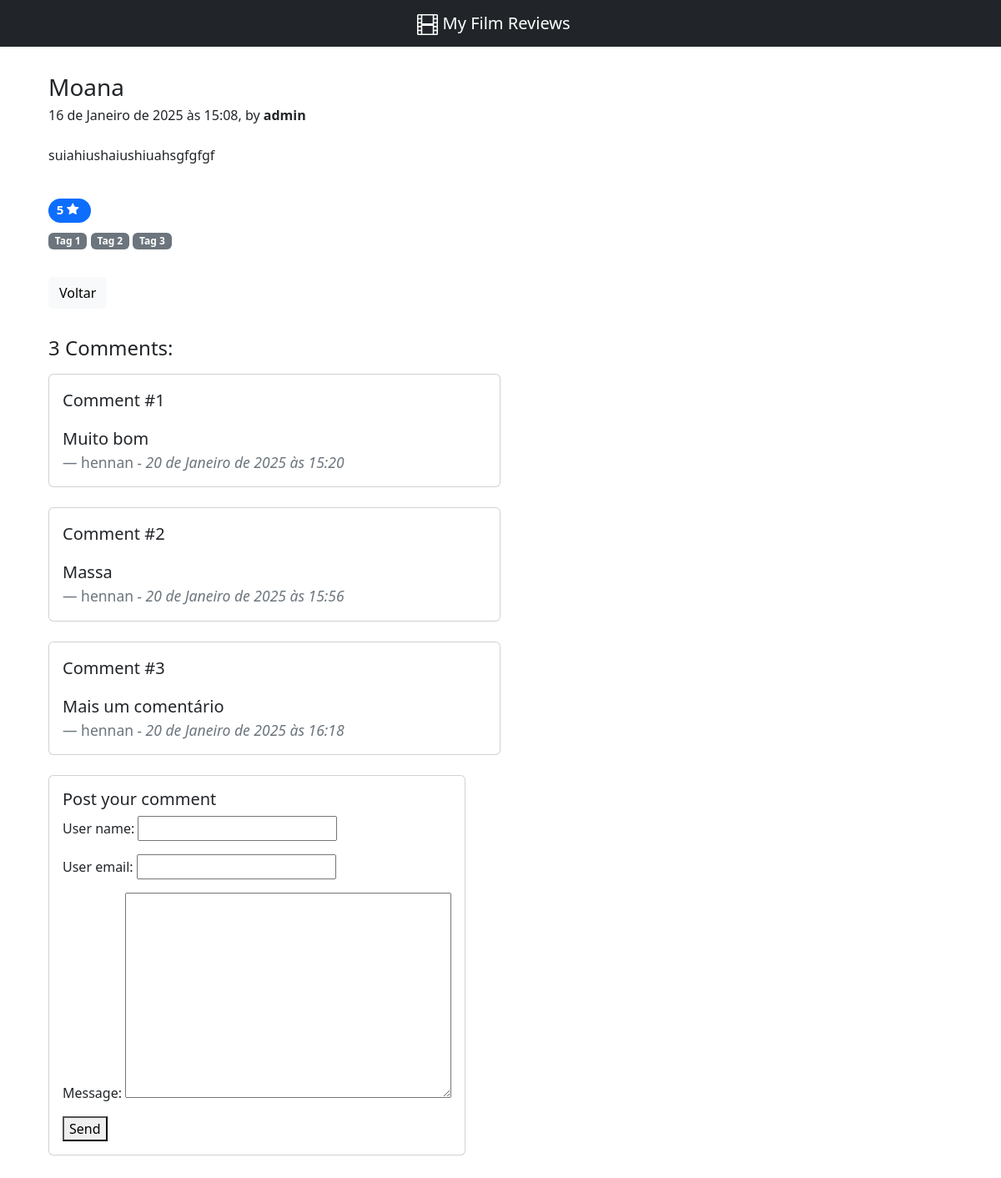
The app's page /review/2025/1/16/titulo-padrao with its own data.
### review/models.py (models this page shows, shortened)
class Review(models.Model):
    class Status(models.IntegerChoices):
        DRAFT = (5, 'Draft')
        PUBLISHED = (10, 'Published')
    class Rating(models.IntegerChoices):
        BAD = (1, '1 - Bad')
        POOR = (2, '2 - Poor')
        FAIR = (3, '3 - Fair')
        GOOD = (4, '4 - Good')
        EXCELENT = (5, '5 - Excellent')
        EXCEPTIONAL = (6, '6 - Exceptional')
    title = models.CharField(max_length=200)
    slugify = models.SlugField(max_length=200, unique_for_date='published_at')
    status = models.IntegerField(choices=Status.choices, default=Status.DRAFT)
    body = models.TextField()
    author = models.ForeignKey(User, on_delete=models.CASCADE)
    rating = models.IntegerField(choices=Rating.choices, default=Rating.FAIR)
    published_at = models.DateTimeField(default=timezone.now)
    created_at = models.DateTimeField(auto_now_add=True)
    updated_at = models.DateTimeField(auto_now=True)
    objects = models.Manager()
    published = PublishedManager()
    comments: models.Manager["Comment"]

class Comment(models.Model):
    review = models.ForeignKey(Review, on_delete=models.CASCADE, related_name='comments')
    user_name = models.CharField(max_length=200)
    user_email = models.EmailField()
    message = models.TextField()
    active = models.BooleanField(default=True)
    created_at = models.DateTimeField(auto_now_add=True)
    updated_at = models.DateTimeField(auto_now=True)

### review/views.py (the view)
# urls.py: path('<int:year>/<int:month>/<int:day>/<slug:slugify>', views.review_detail, name='review_detail'),
def review_detail(request, year, month, day, slugify):
    form = CommentForm()
    review: Review = get_object_or_404(Review.published, published_at__year=year, published_at__month=month, published_at__day=day, slugify=slugify)
    comments = review.comments.filter(active=True)
    return render(request, 'review/detail.html', {'review': review, 'form': form, 'comments': comments})

### review/forms.py
class CommentForm(forms.ModelForm):
    class Meta:
        model = Comment
        fields = ['user_name', 'user_email', 'message']

### review/models.py (called while the page is built)
    def get_queryset(self):
        return super().get_queryset().filter(status=Review.Status.PUBLISHED)

### review/templates/review/detail.html (shortened to what this page needs)
{% extends 'review/base.html' %}
{% block content %}
  <div class="col-md-12 mx-auto">
    <div class="card flex-md-row mb-4 h-md-250 border-0">
      <div class="card-body d-flex flex-column align-items-start">
        <h3 class="mb-1">{{ review.title }}</h3>
        <div class="mb-4">
          {{ review.published_at }}, by <strong>{{ review.author.username }}</strong>
        </div>
        <p class="card-text mb-auto">{{ review.body | linebreaks }}</p>
        <div class="bd-example m-0 border-0 mt-2">
          <h5>
            <span class="badge rounded-pill text-bg-primary">
              {{ review.rating }}
            </span>
          </h5>
          <a href=""><span class="badge text-bg-secondary">Tag 1</span></a>
          <a href=""><span class="badge text-bg-secondary">Tag 2</span></a>
          <a href=""><span class="badge text-bg-secondary">Tag 3</span></a>
        </div>
        <a href="{% url "review:review_list" %}" class="btn btn-light">Voltar</a>
        {% with comments_total=comments.count %}
          <h4 class="mb-3">{{ comments_total }} Comment{{ comments_total|pluralize }}: </h4>
        {% endwith %}
        {% for comment in comments %}
          <div class="card mb-4 col-md-6">
            <div class="card-body">
              <blockquote class="blockquote mb-0">
                <p>Comment #{{ forloop.counter }}</p>
                <p>{{ comment.message }}</p>
                <footer class="blockquote-footer">{{ comment.user_name }} <cite title="Source Title"> - {{ comment.created_at }}</cite></footer>
              </blockquote>
            </div>
          </div>
        {% empty %}
          <h4>There is no comment</h4>
        {% endfor %}
        {% include 'review/includes/comment_form.html' %}
      </div>
    </div>
  </div>
{% endblock %}

### review/templates/review/base.html (shortened to what this page needs)
{% load static %}
<!doctype html>
<html lang="en">
  <head>
    <link href="{% static 'bootstrap.min.css' %}" rel="stylesheet">
  </head>
  <body>
    <nav class="navbar navbar-dark bg-dark justify-content-center">
      <a class="navbar-brand" href="{% url "review:review_list" %}">
        My Film Reviews
      </a>
    </nav>
    <div class="container mt-3">
      <div class="row">
        {% block content %} {% endblock %}
      </div>
    </div>
  </body>
</html>

### review/templates/review/includes/comment_form.html (shortened to what this page needs)
<div class="card">
    <div class="card-body">
      <h5 class="card-title">Post your comment</h5>
      <form action="{% url 'review:add_comment' review.id %}" method="POST">
        {{ form.as_p }}
        <button type="submit">Send</button>
      </form>
    </div>
</div>

### records on screen
Review: title "Moana", published_at "16 de Janeiro de 2025 às 15:08", author.username "admin", body "suiahiushaiushiuahsgfgfgf", rating "5"
Comment: message "Muito bom", user_name "hennan", created_at "20 de Janeiro de 2025 às 15:20"
Comment: message "Massa", user_name "hennan", created_at "20 de Janeiro de 2025 às 15:56"
Comment: message "Mais um comentário", user_name "hennan", created_at "20 de Janeiro de 2025 às 16:18"

### other values on screen
{{ comments_total }} "3"
